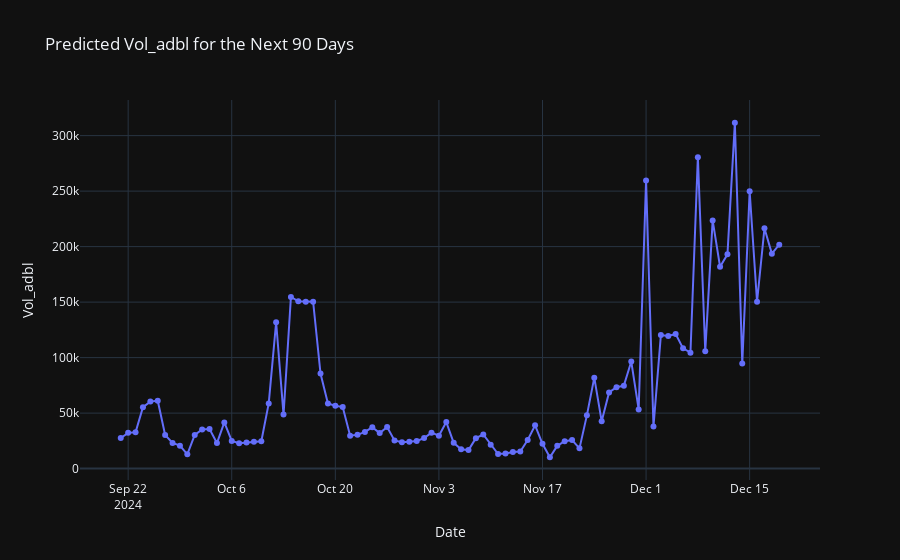
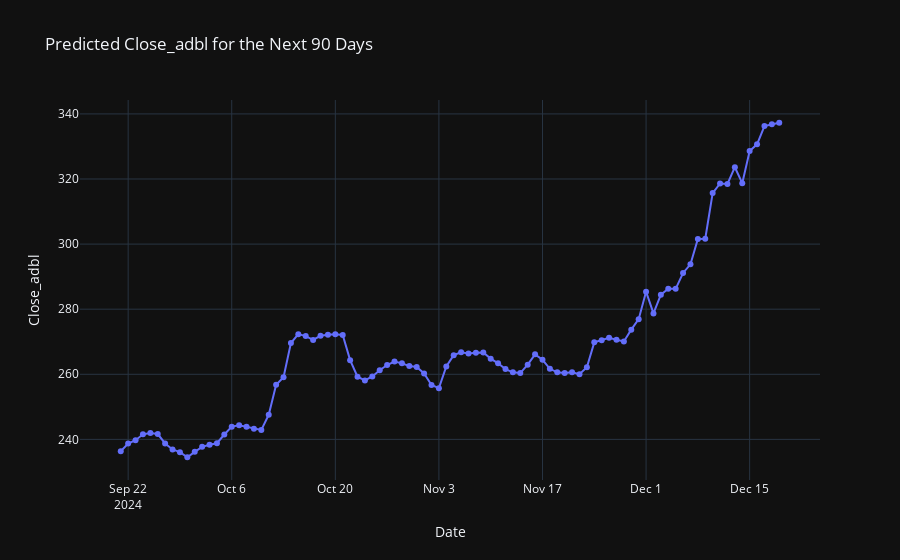

Notebook code for these charts, in order:
### Code cell
pi.templates.default = "plotly_dark"

predicted_data_next = scaler.inverse_transform(np.array(latest_prediction).reshape(-1, 5))
last_date = stock['Date'].max()
next_90_days = [last_date + timedelta(days=i) for i in range(1, 91)]

for i, feature_name in enumerate(['Open_ADBL', 'High_ADBL', 'Low_ADBL', 'Vol_ADBL', 'Close_ADBL']):
    if feature_name in ['Vol_ADBL', 'Close_ADBL']:
        fig = go.Figure()

        fig.add_trace(go.Scatter(x=next_90_days, y=predicted_data_next[:, i],
                                 mode='lines+markers', name=f'Predicted {feature_name.capitalize()}'))

        fig.update_layout(title=f'Predicted {feature_name.capitalize()} for the Next 90 Days',
                          xaxis_title='Date', yaxis_title=f'{feature_name.capitalize()}')

        fig.show()
